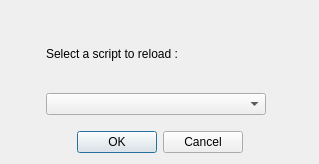
<?xml version="1.0" encoding="UTF-8"?>
<ui version="4.0">
 <author>S.Poudroux</author>
 <class>Reloader</class>
 <widget class="QDialog" name="Reloader">
  <property name="geometry">
   <rect>
    <x>0</x>
    <y>0</y>
    <width>319</width>
    <height>164</height>
   </rect>
  </property>
  <property name="minimumSize">
   <size>
    <width>319</width>
    <height>164</height>
   </size>
  </property>
  <property name="maximumSize">
   <size>
    <width>500</width>
    <height>200</height>
   </size>
  </property>
  <property name="contextMenuPolicy">
   <enum>Qt::DefaultContextMenu</enum>
  </property>
  <property name="windowTitle">
   <string>Script Reloader</string>
  </property>
  <property name="whatsThis">
   <string/>
  </property>
  <property name="locale">
   <locale language="English" country="UnitedKingdom"/>
  </property>
  <layout class="QGridLayout" name="gridLayout">
   <item row="3" column="1">
    <widget class="QComboBox" name="comboPlugin">
     <property name="sizePolicy">
      <sizepolicy hsizetype="Expanding" vsizetype="Fixed">
       <horstretch>0</horstretch>
       <verstretch>0</verstretch>
      </sizepolicy>
     </property>
     <property name="minimumSize">
      <size>
       <width>220</width>
       <height>0</height>
      </size>
     </property>
     <property name="focusPolicy">
      <enum>Qt::WheelFocus</enum>
     </property>
    </widget>
   </item>
   <item row="3" column="3">
    <spacer name="horizontalSpacer_2">
     <property name="orientation">
      <enum>Qt::Horizontal</enum>
     </property>
     <property name="sizeType">
      <enum>QSizePolicy::Preferred</enum>
     </property>
     <property name="sizeHint" stdset="0">
      <size>
       <width>40</width>
       <height>20</height>
      </size>
     </property>
    </spacer>
   </item>
   <item row="3" column="0">
    <spacer name="horizontalSpacer_3">
     <property name="orientation">
      <enum>Qt::Horizontal</enum>
     </property>
     <property name="sizeType">
      <enum>QSizePolicy::Preferred</enum>
     </property>
     <property name="sizeHint" stdset="0">
      <size>
       <width>40</width>
       <height>20</height>
      </size>
     </property>
    </spacer>
   </item>
   <item row="4" column="1">
    <spacer name="verticalSpacer">
     <property name="orientation">
      <enum>Qt::Vertical</enum>
     </property>
     <property name="sizeType">
      <enum>QSizePolicy::Minimum</enum>
     </property>
     <property name="sizeHint" stdset="0">
      <size>
       <width>20</width>
       <height>10</height>
      </size>
     </property>
    </spacer>
   </item>
   <item row="0" column="1">
    <spacer name="verticalSpacer_2">
     <property name="orientation">
      <enum>Qt::Vertical</enum>
     </property>
     <property name="sizeType">
      <enum>QSizePolicy::Minimum</enum>
     </property>
     <property name="sizeHint" stdset="0">
      <size>
       <width>20</width>
       <height>10</height>
      </size>
     </property>
    </spacer>
   </item>
   <item row="6" column="0" colspan="4">
    <layout class="QHBoxLayout" name="horizontalLayout">
     <item>
      <widget class="QDialogButtonBox" name="buttonBox">
       <property name="focusPolicy">
        <enum>Qt::NoFocus</enum>
       </property>
       <property name="standardButtons">
        <set>QDialogButtonBox::Cancel|QDialogButtonBox::Ok</set>
       </property>
       <property name="centerButtons">
        <bool>true</bool>
       </property>
      </widget>
     </item>
    </layout>
   </item>
   <item row="1" column="1" colspan="2">
    <widget class="QLabel" name="label">
     <property name="locale">
      <locale language="English" country="UnitedKingdom"/>
     </property>
     <property name="text">
      <string>Select a script to reload :</string>
     </property>
     <property name="buddy">
      <cstring>comboPlugin</cstring>
     </property>
    </widget>
   </item>
  </layout>
 </widget>
 <resources/>
 <connections>
  <connection>
   <sender>buttonBox</sender>
   <signal>accepted()</signal>
   <receiver>Reloader</receiver>
   <slot>accept()</slot>
   <hints>
    <hint type="sourcelabel">
     <x>117</x>
     <y>192</y>
    </hint>
    <hint type="destinationlabel">
     <x>42</x>
     <y>91</y>
    </hint>
   </hints>
  </connection>
  <connection>
   <sender>buttonBox</sender>
   <signal>rejected()</signal>
   <receiver>Reloader</receiver>
   <slot>reject()</slot>
   <hints>
    <hint type="sourcelabel">
     <x>253</x>
     <y>192</y>
    </hint>
    <hint type="destinationlabel">
     <x>208</x>
     <y>20</y>
    </hint>
   </hints>
  </connection>
 </connections>
</ui>
